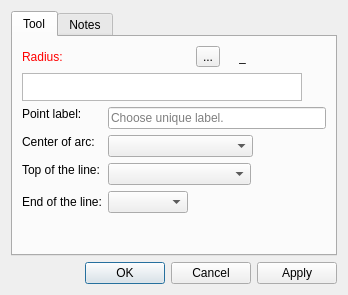
<?xml version="1.0" encoding="UTF-8"?>
<ui version="4.0">
 <class>DialogPointOfContact</class>
 <widget class="QDialog" name="DialogPointOfContact">
  <property name="geometry">
   <rect>
    <x>0</x>
    <y>0</y>
    <width>348</width>
    <height>295</height>
   </rect>
  </property>
  <property name="windowTitle">
   <string>Point at intersection of arc and line</string>
  </property>
  <property name="windowIcon">
   <iconset resource="../../../vmisc/share/resources/icon.qrc">
    <normaloff>:/icon/64x64/icon64x64.png</normaloff>:/icon/64x64/icon64x64.png</iconset>
  </property>
  <property name="locale">
   <locale language="English" country="UnitedStates"/>
  </property>
  <layout class="QVBoxLayout" name="verticalLayout_2">
   <item>
    <widget class="QTabWidget" name="tabWidget">
     <property name="currentIndex">
      <number>0</number>
     </property>
     <widget class="QWidget" name="tab">
      <attribute name="title">
       <string>Tool</string>
      </attribute>
      <layout class="QVBoxLayout" name="verticalLayout">
       <item>
        <layout class="QHBoxLayout" name="horizontalLayout_2">
         <item alignment="Qt::AlignLeft">
          <widget class="QLabel" name="labelEditFormula">
           <property name="sizePolicy">
            <sizepolicy hsizetype="Fixed" vsizetype="Preferred">
             <horstretch>0</horstretch>
             <verstretch>0</verstretch>
            </sizepolicy>
           </property>
           <property name="palette">
            <palette>
             <active>
              <colorrole role="WindowText">
               <brush brushstyle="SolidPattern">
                <color alpha="255">
                 <red>255</red>
                 <green>0</green>
                 <blue>0</blue>
                </color>
               </brush>
              </colorrole>
             </active>
             <inactive>
              <colorrole role="WindowText">
               <brush brushstyle="SolidPattern">
                <color alpha="255">
                 <red>255</red>
                 <green>0</green>
                 <blue>0</blue>
                </color>
               </brush>
              </colorrole>
             </inactive>
             <disabled>
              <colorrole role="WindowText">
               <brush brushstyle="SolidPattern">
                <color alpha="255">
                 <red>159</red>
                 <green>158</green>
                 <blue>158</blue>
                </color>
               </brush>
              </colorrole>
             </disabled>
            </palette>
           </property>
           <property name="text">
            <string>Radius:</string>
           </property>
          </widget>
         </item>
         <item>
          <spacer name="horizontalSpacer">
           <property name="orientation">
            <enum>Qt::Horizontal</enum>
           </property>
           <property name="sizeHint" stdset="0">
            <size>
             <width>40</width>
             <height>20</height>
            </size>
           </property>
          </spacer>
         </item>
         <item alignment="Qt::AlignRight">
          <widget class="QToolButton" name="toolButtonExprRadius">
           <property name="toolTip">
            <string>Formula wizard</string>
           </property>
           <property name="text">
            <string notr="true">...</string>
           </property>
           <property name="icon">
            <iconset resource="../../../vmisc/share/resources/icon.qrc">
             <normaloff>:/icon/24x24/fx.png</normaloff>:/icon/24x24/fx.png</iconset>
           </property>
           <property name="iconSize">
            <size>
             <width>24</width>
             <height>24</height>
            </size>
           </property>
          </widget>
         </item>
         <item alignment="Qt::AlignRight">
          <widget class="QLabel" name="label">
           <property name="text">
            <string/>
           </property>
           <property name="pixmap">
            <pixmap resource="../../../vmisc/share/resources/icon.qrc">:/icon/24x24/equal.png</pixmap>
           </property>
          </widget>
         </item>
         <item alignment="Qt::AlignRight">
          <widget class="QLabel" name="labelResultCalculation">
           <property name="sizePolicy">
            <sizepolicy hsizetype="Fixed" vsizetype="Preferred">
             <horstretch>0</horstretch>
             <verstretch>0</verstretch>
            </sizepolicy>
           </property>
           <property name="minimumSize">
            <size>
             <width>87</width>
             <height>0</height>
            </size>
           </property>
           <property name="toolTip">
            <string>Value</string>
           </property>
           <property name="text">
            <string notr="true">_</string>
           </property>
          </widget>
         </item>
        </layout>
       </item>
       <item>
        <layout class="QHBoxLayout" name="horizontalLayout_formula">
         <item>
          <widget class="VPlainTextEdit" name="plainTextEditFormula">
           <property name="sizePolicy">
            <sizepolicy hsizetype="Expanding" vsizetype="Preferred">
             <horstretch>0</horstretch>
             <verstretch>0</verstretch>
            </sizepolicy>
           </property>
           <property name="maximumSize">
            <size>
             <width>16777215</width>
             <height>28</height>
            </size>
           </property>
           <property name="toolTip">
            <string>Calculation</string>
           </property>
           <property name="tabChangesFocus">
            <bool>true</bool>
           </property>
          </widget>
         </item>
         <item>
          <widget class="QPushButton" name="pushButtonGrowLength">
           <property name="maximumSize">
            <size>
             <width>18</width>
             <height>18</height>
            </size>
           </property>
           <property name="sizeIncrement">
            <size>
             <width>0</width>
             <height>0</height>
            </size>
           </property>
           <property name="toolTip">
            <string>&lt;html&gt;&lt;head/&gt;&lt;body&gt;&lt;p&gt;Show full calculation in message box&lt;/p&gt;&lt;/body&gt;&lt;/html&gt;</string>
           </property>
           <property name="text">
            <string notr="true"/>
           </property>
           <property name="icon">
            <iconset theme="go-down">
             <normaloff>.</normaloff>.</iconset>
           </property>
           <property name="iconSize">
            <size>
             <width>16</width>
             <height>16</height>
            </size>
           </property>
           <property name="flat">
            <bool>true</bool>
           </property>
          </widget>
         </item>
        </layout>
       </item>
       <item>
        <layout class="QFormLayout" name="formLayout">
         <property name="fieldGrowthPolicy">
          <enum>QFormLayout::ExpandingFieldsGrow</enum>
         </property>
         <item row="0" column="0">
          <widget class="QLabel" name="labelEditNamePoint">
           <property name="sizePolicy">
            <sizepolicy hsizetype="Fixed" vsizetype="Fixed">
             <horstretch>0</horstretch>
             <verstretch>0</verstretch>
            </sizepolicy>
           </property>
           <property name="text">
            <string>Point label:</string>
           </property>
          </widget>
         </item>
         <item row="0" column="1">
          <widget class="QLineEdit" name="lineEditNamePoint">
           <property name="toolTip">
            <string>Unique label</string>
           </property>
           <property name="placeholderText">
            <string>Choose unique label.</string>
           </property>
          </widget>
         </item>
         <item row="1" column="0">
          <widget class="QLabel" name="labelArcCenter">
           <property name="sizePolicy">
            <sizepolicy hsizetype="Expanding" vsizetype="Fixed">
             <horstretch>0</horstretch>
             <verstretch>0</verstretch>
            </sizepolicy>
           </property>
           <property name="text">
            <string>Center of arc:</string>
           </property>
          </widget>
         </item>
         <item row="1" column="1">
          <widget class="QComboBox" name="comboBoxCenter">
           <property name="sizePolicy">
            <sizepolicy hsizetype="Preferred" vsizetype="Fixed">
             <horstretch>0</horstretch>
             <verstretch>0</verstretch>
            </sizepolicy>
           </property>
           <property name="minimumSize">
            <size>
             <width>145</width>
             <height>0</height>
            </size>
           </property>
          </widget>
         </item>
         <item row="2" column="0">
          <widget class="QLabel" name="labelFirstPoint">
           <property name="sizePolicy">
            <sizepolicy hsizetype="Expanding" vsizetype="Fixed">
             <horstretch>0</horstretch>
             <verstretch>0</verstretch>
            </sizepolicy>
           </property>
           <property name="text">
            <string>Top of the line:</string>
           </property>
          </widget>
         </item>
         <item row="2" column="1">
          <widget class="QComboBox" name="comboBoxFirstPoint">
           <property name="sizePolicy">
            <sizepolicy hsizetype="Preferred" vsizetype="Fixed">
             <horstretch>0</horstretch>
             <verstretch>0</verstretch>
            </sizepolicy>
           </property>
           <property name="minimumSize">
            <size>
             <width>143</width>
             <height>0</height>
            </size>
           </property>
          </widget>
         </item>
         <item row="3" column="0">
          <widget class="QLabel" name="labelSecondPoint">
           <property name="sizePolicy">
            <sizepolicy hsizetype="Expanding" vsizetype="Preferred">
             <horstretch>0</horstretch>
             <verstretch>0</verstretch>
            </sizepolicy>
           </property>
           <property name="text">
            <string>End of the line:</string>
           </property>
          </widget>
         </item>
         <item row="3" column="1">
          <widget class="QComboBox" name="comboBoxSecondPoint">
           <property name="sizePolicy">
            <sizepolicy hsizetype="Preferred" vsizetype="Fixed">
             <horstretch>0</horstretch>
             <verstretch>0</verstretch>
            </sizepolicy>
           </property>
           <property name="minimumSize">
            <size>
             <width>80</width>
             <height>0</height>
            </size>
           </property>
           <property name="maximumSize">
            <size>
             <width>110</width>
             <height>16777215</height>
            </size>
           </property>
           <property name="iconSize">
            <size>
             <width>80</width>
             <height>14</height>
            </size>
           </property>
          </widget>
         </item>
        </layout>
       </item>
       <item>
        <spacer name="verticalSpacer">
         <property name="orientation">
          <enum>Qt::Vertical</enum>
         </property>
         <property name="sizeHint" stdset="0">
          <size>
           <width>20</width>
           <height>40</height>
          </size>
         </property>
        </spacer>
       </item>
      </layout>
     </widget>
     <widget class="QWidget" name="tab_2">
      <attribute name="title">
       <string>Notes</string>
      </attribute>
      <layout class="QVBoxLayout" name="verticalLayout_3">
       <item>
        <widget class="QPlainTextEdit" name="plainTextEditToolNotes"/>
       </item>
      </layout>
     </widget>
    </widget>
   </item>
   <item>
    <widget class="QDialogButtonBox" name="buttonBox">
     <property name="orientation">
      <enum>Qt::Horizontal</enum>
     </property>
     <property name="standardButtons">
      <set>QDialogButtonBox::Apply|QDialogButtonBox::Cancel|QDialogButtonBox::Ok</set>
     </property>
    </widget>
   </item>
  </layout>
 </widget>
 <customwidgets>
  <customwidget>
   <class>VPlainTextEdit</class>
   <extends>QPlainTextEdit</extends>
   <header>../vwidgets/vplaintextedit.h</header>
  </customwidget>
 </customwidgets>
 <tabstops>
  <tabstop>plainTextEditFormula</tabstop>
  <tabstop>pushButtonGrowLength</tabstop>
  <tabstop>lineEditNamePoint</tabstop>
  <tabstop>comboBoxCenter</tabstop>
  <tabstop>comboBoxFirstPoint</tabstop>
  <tabstop>comboBoxSecondPoint</tabstop>
  <tabstop>buttonBox</tabstop>
 </tabstops>
 <resources>
  <include location="../../../vmisc/share/resources/icon.qrc"/>
 </resources>
 <connections>
  <connection>
   <sender>buttonBox</sender>
   <signal>accepted()</signal>
   <receiver>DialogPointOfContact</receiver>
   <slot>accept()</slot>
   <hints>
    <hint type="sourcelabel">
     <x>248</x>
     <y>254</y>
    </hint>
    <hint type="destinationlabel">
     <x>157</x>
     <y>274</y>
    </hint>
   </hints>
  </connection>
  <connection>
   <sender>buttonBox</sender>
   <signal>rejected()</signal>
   <receiver>DialogPointOfContact</receiver>
   <slot>reject()</slot>
   <hints>
    <hint type="sourcelabel">
     <x>316</x>
     <y>260</y>
    </hint>
    <hint type="destinationlabel">
     <x>286</x>
     <y>274</y>
    </hint>
   </hints>
  </connection>
 </connections>
</ui>
